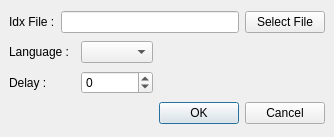
<ui version="4.0" >
 <class>vobSubDialog</class>
 <widget class="QDialog" name="vobSubDialog" >
  <property name="geometry" >
   <rect>
    <x>0</x>
    <y>0</y>
    <width>334</width>
    <height>137</height>
   </rect>
  </property>
  <property name="windowTitle" >
   <string>Subtitle Font Size and Position</string>
  </property>
  <layout class="QGridLayout" >
   <property name="leftMargin" >
    <number>9</number>
   </property>
   <property name="topMargin" >
    <number>9</number>
   </property>
   <property name="rightMargin" >
    <number>9</number>
   </property>
   <property name="bottomMargin" >
    <number>9</number>
   </property>
   <property name="horizontalSpacing" >
    <number>6</number>
   </property>
   <property name="verticalSpacing" >
    <number>6</number>
   </property>
   <item row="1" column="2" >
    <widget class="QComboBox" name="comboBoxLanguage" />
   </item>
   <item row="2" column="2" >
    <widget class="QSpinBox" name="spinBox" >
     <property name="minimum" >
      <number>-2000</number>
     </property>
     <property name="maximum" >
      <number>20000</number>
     </property>
    </widget>
   </item>
   <item row="2" column="0" >
    <widget class="QLabel" name="label_3" >
     <property name="text" >
      <string>Delay :</string>
     </property>
    </widget>
   </item>
   <item row="0" column="1" colspan="3" >
    <widget class="QLineEdit" name="lineEditIdx" />
   </item>
   <item row="0" column="4" >
    <widget class="QPushButton" name="pushButtonIdx" >
     <property name="text" >
      <string>Select File</string>
     </property>
    </widget>
   </item>
   <item row="1" column="0" colspan="2" >
    <widget class="QLabel" name="label_2" >
     <property name="text" >
      <string>Language :</string>
     </property>
    </widget>
   </item>
   <item row="0" column="0" >
    <widget class="QLabel" name="label" >
     <property name="text" >
      <string>Idx File :</string>
     </property>
    </widget>
   </item>
   <item row="3" column="3" colspan="2" >
    <widget class="QDialogButtonBox" name="buttonBox" >
     <property name="orientation" >
      <enum>Qt::Horizontal</enum>
     </property>
     <property name="standardButtons" >
      <set>QDialogButtonBox::Cancel|QDialogButtonBox::NoButton|QDialogButtonBox::Ok</set>
     </property>
    </widget>
   </item>
  </layout>
 </widget>
 <resources/>
 <connections>
  <connection>
   <sender>buttonBox</sender>
   <signal>accepted()</signal>
   <receiver>vobSubDialog</receiver>
   <slot>accept()</slot>
   <hints>
    <hint type="sourcelabel" >
     <x>248</x>
     <y>254</y>
    </hint>
    <hint type="destinationlabel" >
     <x>157</x>
     <y>274</y>
    </hint>
   </hints>
  </connection>
  <connection>
   <sender>buttonBox</sender>
   <signal>rejected()</signal>
   <receiver>vobSubDialog</receiver>
   <slot>reject()</slot>
   <hints>
    <hint type="sourcelabel" >
     <x>316</x>
     <y>260</y>
    </hint>
    <hint type="destinationlabel" >
     <x>286</x>
     <y>274</y>
    </hint>
   </hints>
  </connection>
 </connections>
</ui>
